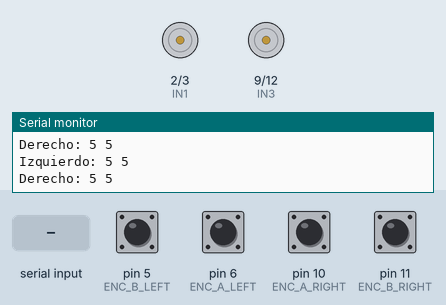
This sketch was run on a simulated Arduino Uno, built with avr-gcc and run on an emulated ATmega328P. On the bench: motor-driver pin pairs drawn as motors (green arrow = first pin HIGH = forward, orange = second pin HIGH = backward, longer = more drive, scaled by the enable pin), the last lines printed to the serial monitor. Inputs (shaded band) come from the test bench; at power-on: pin 5 (ENC_B_LEFT), pin 6 (ENC_A_LEFT), pin 10 (ENC_A_RIGHT), pin 11 (ENC_B_RIGHT) HIGH.

Above: at 4.2 s.
4.3 s: "1\n" received over Serial
At 6.8 s:
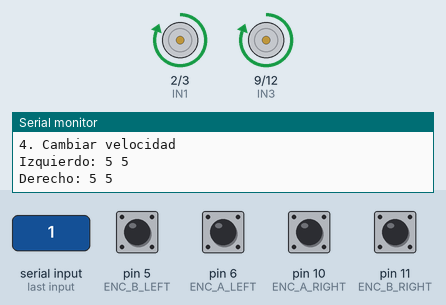
7.5 s: byte 50 ('2') received over Serial
At 10.4 s:
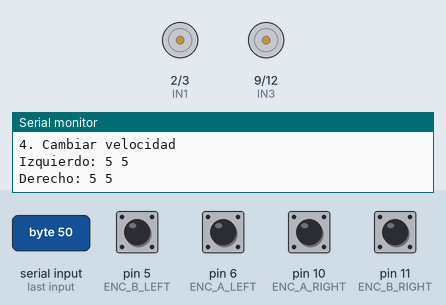
10.7 s: byte 51 ('3') received over Serial
At 13.5 s:
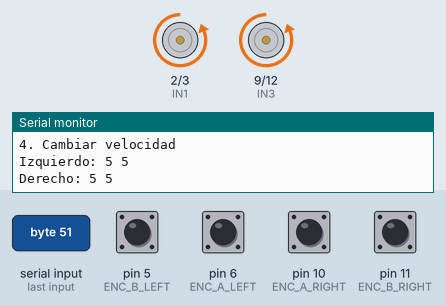
13.8 s: "2\n" received over Serial
At 16.1 s:
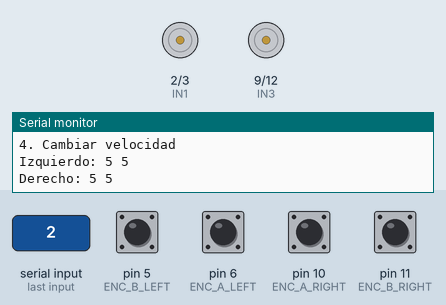
Timing chart, 0 to 17.6 s (numbered marks = the images above; inputs shaded):
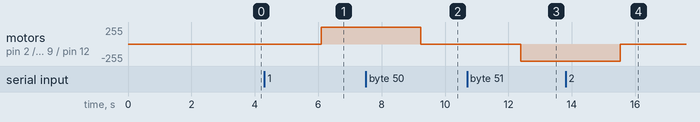

The sketch:

Prueba_Motores3Final.ino
```cpp
const int ENC_A_LEFT = 6;
const int ENC_B_LEFT = 5;
const int ENC_A_RIGHT = 10; // Encoder A Phase motor derecho
const int ENC_B_RIGHT = 11; // Encoder B Phase motor derecho

const int IN1 = 2;
const int IN2 = 3;
const int ENA = 4;

const int IN3 = 9; // Motor derecho
const int IN4 = 12; // Motor derecho
const int ENB = 8;  // Motor derecho

char op = '0';
char vel[] = {' ',' ',' '};
int v = 300;

void setup() {
  Serial.begin(9600);

  // Configuración de pines para motor izquierdo
  pinMode(ENC_A_LEFT, INPUT);
  pinMode(ENC_B_LEFT, INPUT);
  pinMode(IN1, OUTPUT);
  pinMode(IN2, OUTPUT);
  pinMode(ENA, OUTPUT);

  // Configuración de pines para motor derecho
  pinMode(ENC_A_RIGHT, INPUT);
  pinMode(ENC_B_RIGHT, INPUT);
  pinMode(IN3, OUTPUT);
  pinMode(IN4, OUTPUT);
  pinMode(ENB, OUTPUT);

  MENU();
}

void loop() {
  encoder();
  delay(3000);
}

void serialEvent() {
  delay(20);
  op = Serial.read();
  while (Serial.available() > 0) {Serial.read();}

  switch (op) {
    case '1':
      // Giro Horario para ambos motores
      digitalWrite(IN1, HIGH);
      digitalWrite(IN2, LOW);
      analogWrite(ENA, v);

      digitalWrite(IN3, HIGH);
      digitalWrite(IN4, LOW);
      analogWrite(ENB, v);

      Serial.println();
      Serial.print(F("ESTADO: "));
      Serial.println(F("----Giro Horario----"));
    break;

    case '2':
      // Apagar ambos motores
      analogWrite(ENA, 0);
      analogWrite(ENB, 0);

      Serial.println();
      Serial.print(F("ESTADO: "));
      Serial.print(F("----Apagado----"));
      encoder();
    break;

    case '3':
      // Giro Antihorario para ambos motores
      digitalWrite(IN1, LOW);
      digitalWrite(IN2, HIGH);
      analogWrite(ENA, v);

      digitalWrite(IN3, LOW);
      digitalWrite(IN4, HIGH);
      analogWrite(ENB, v);

      Serial.println();
      Serial.print(F("ESTADO: "));
      Serial.println(F("----Giro Antihorario----"));
    break;

    case '4':
      // Cambiar velocidad para ambos motores
      v = 0;
      Serial.println();
      Serial.println(F("       CAMBIO DE VELOCIDAD"));
      Serial.println(F("Ingrese la velocidad en rad/s:"));
      while (Serial.available() == 0) {;}
      Serial.readBytesUntil('\n', vel, 3);
      delay(100);
      while (Serial.available() > 0) {Serial.read();}

      v = atoi(vel);
      Serial.print(F("Se cambió la velocidad a: "));
      Serial.println(v);
    break;
  }

  MENU();
}

void encoder() {
  // Lectura del encoder del motor izquierdo
  int a_left = digitalRead(ENC_A_LEFT);
  int b_left = digitalRead(ENC_B_LEFT);
  Serial.print("Izquierdo: ");
  Serial.print(a_left * 5);
  Serial.print(" ");
  Serial.println(b_left * 5);

  // Lectura del encoder del motor derecho
  int a_right = digitalRead(ENC_A_RIGHT);
  int b_right = digitalRead(ENC_B_RIGHT);
  Serial.print("Derecho: ");
  Serial.print(a_right * 5);
  Serial.print(" ");
  Serial.println(b_right * 5);
}

void MENU() {
  Serial.println();
  Serial.println(F("         MENU"));
  Serial.println(F("Presione una opcion 1-4"));
  Serial.println(F("1. Giro izquierda"));
  Serial.println(F("2. Apagar"));
  Serial.println(F("3. Giro derecha"));
  Serial.println(F("4. Cambiar velocidad"));
}
```

Measured:
- after the input at 4.3 s, motor on pin 2 (IN1) / pin 3 (IN2), motor on pin 9 (IN3) / pin 12 (IN4): stopped → forward 255/255 after 1.8 s
- after the input at 7.5 s, motor on pin 2 (IN1) / pin 3 (IN2), motor on pin 9 (IN3) / pin 12 (IN4): forward 255/255 → stopped after 1.7 s
- after the input at 10.7 s, motor on pin 2 (IN1) / pin 3 (IN2), motor on pin 9 (IN3) / pin 12 (IN4): stopped → backward 255/255 after 1.7 s
- after the input at 13.8 s, motor on pin 2 (IN1) / pin 3 (IN2), motor on pin 9 (IN3) / pin 12 (IN4): backward 255/255 → stopped after 1.7 s
